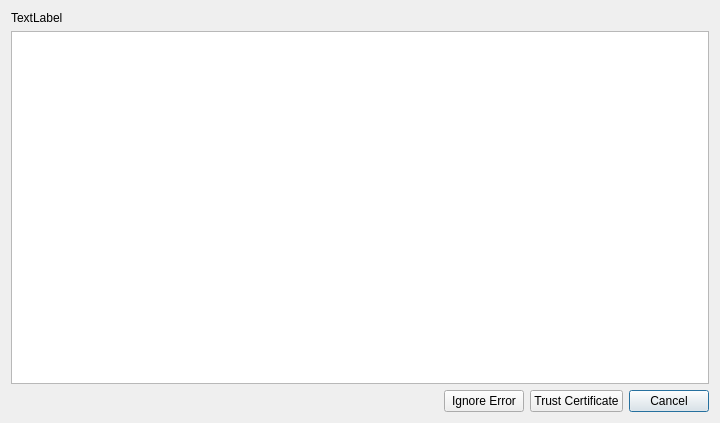
<?xml version="1.0" encoding="UTF-8"?>
<ui version="4.0">
 <class>CertificateDialog</class>
 <widget class="QDialog" name="CertificateDialog">
  <property name="geometry">
   <rect>
    <x>0</x>
    <y>0</y>
    <width>720</width>
    <height>423</height>
   </rect>
  </property>
  <property name="windowTitle">
   <string>Dialog</string>
  </property>
  <layout class="QVBoxLayout" name="verticalLayout">
   <item>
    <widget class="QLabel" name="message">
     <property name="text">
      <string>TextLabel</string>
     </property>
     <property name="alignment">
      <set>Qt::AlignLeading|Qt::AlignLeft|Qt::AlignTop</set>
     </property>
     <property name="wordWrap">
      <bool>true</bool>
     </property>
    </widget>
   </item>
   <item>
    <widget class="QPlainTextEdit" name="certificate">
     <property name="readOnly">
      <bool>true</bool>
     </property>
    </widget>
   </item>
   <item>
    <layout class="QHBoxLayout" name="horizontalLayout">
     <item>
      <spacer name="horizontalSpacer">
       <property name="orientation">
        <enum>Qt::Horizontal</enum>
       </property>
       <property name="sizeHint" stdset="0">
        <size>
         <width>40</width>
         <height>20</height>
        </size>
       </property>
      </spacer>
     </item>
     <item>
      <widget class="QPushButton" name="btnIgnore">
       <property name="text">
        <string>Ignore Error</string>
       </property>
      </widget>
     </item>
     <item>
      <widget class="QPushButton" name="btnTrust">
       <property name="text">
        <string>Trust Certificate</string>
       </property>
      </widget>
     </item>
     <item>
      <widget class="QPushButton" name="btnCancel">
       <property name="text">
        <string>Cancel</string>
       </property>
       <property name="default">
        <bool>true</bool>
       </property>
      </widget>
     </item>
    </layout>
   </item>
  </layout>
 </widget>
 <resources/>
 <connections>
  <connection>
   <sender>btnIgnore</sender>
   <signal>clicked()</signal>
   <receiver>CertificateDialog</receiver>
   <slot>accept()</slot>
   <hints>
    <hint type="sourcelabel">
     <x>475</x>
     <y>402</y>
    </hint>
    <hint type="destinationlabel">
     <x>374</x>
     <y>397</y>
    </hint>
   </hints>
  </connection>
  <connection>
   <sender>btnTrust</sender>
   <signal>clicked()</signal>
   <receiver>CertificateDialog</receiver>
   <slot>accept()</slot>
   <hints>
    <hint type="sourcelabel">
     <x>563</x>
     <y>404</y>
    </hint>
    <hint type="destinationlabel">
     <x>287</x>
     <y>395</y>
    </hint>
   </hints>
  </connection>
  <connection>
   <sender>btnCancel</sender>
   <signal>clicked()</signal>
   <receiver>CertificateDialog</receiver>
   <slot>reject()</slot>
   <hints>
    <hint type="sourcelabel">
     <x>670</x>
     <y>406</y>
    </hint>
    <hint type="destinationlabel">
     <x>717</x>
     <y>395</y>
    </hint>
   </hints>
  </connection>
 </connections>
</ui>
